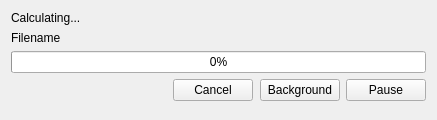
<?xml version="1.0" encoding="UTF-8"?>
<ui version="4.0">
 <class>CDeleteProgressDialog</class>
 <widget class="QWidget" name="CDeleteProgressDialog">
  <property name="geometry">
   <rect>
    <x>0</x>
    <y>0</y>
    <width>437</width>
    <height>120</height>
   </rect>
  </property>
  <property name="windowTitle">
   <string>Form</string>
  </property>
  <layout class="QVBoxLayout" name="verticalLayout">
   <item>
    <widget class="QLabel" name="_lblOperationNameAndSpeed">
     <property name="text">
      <string>Calculating...</string>
     </property>
    </widget>
   </item>
   <item>
    <widget class="QLabel" name="_lblFileName">
     <property name="sizePolicy">
      <sizepolicy hsizetype="Ignored" vsizetype="Preferred">
       <horstretch>0</horstretch>
       <verstretch>0</verstretch>
      </sizepolicy>
     </property>
     <property name="text">
      <string>Filename</string>
     </property>
     <property name="textFormat">
      <enum>Qt::PlainText</enum>
     </property>
    </widget>
   </item>
   <item>
    <widget class="CProgressBarTaskbar" name="_progress">
     <property name="value">
      <number>0</number>
     </property>
    </widget>
   </item>
   <item>
    <layout class="QHBoxLayout" name="horizontalLayout_3">
     <item>
      <spacer name="horizontalSpacer">
       <property name="orientation">
        <enum>Qt::Horizontal</enum>
       </property>
       <property name="sizeHint" stdset="0">
        <size>
         <width>40</width>
         <height>20</height>
        </size>
       </property>
      </spacer>
     </item>
     <item>
      <widget class="QPushButton" name="_btnCancel">
       <property name="text">
        <string>Cancel</string>
       </property>
      </widget>
     </item>
     <item>
      <layout class="QHBoxLayout" name="horizontalLayout_2">
       <item>
        <spacer name="horizontalSpacer_2">
         <property name="orientation">
          <enum>Qt::Horizontal</enum>
         </property>
         <property name="sizeHint" stdset="0">
          <size>
           <width>1</width>
           <height>20</height>
          </size>
         </property>
        </spacer>
       </item>
       <item>
        <widget class="QPushButton" name="_btnBackground">
         <property name="text">
          <string>Background</string>
         </property>
        </widget>
       </item>
       <item>
        <widget class="QPushButton" name="_btnPause">
         <property name="text">
          <string>Pause</string>
         </property>
        </widget>
       </item>
      </layout>
     </item>
    </layout>
   </item>
   <item>
    <spacer name="verticalSpacer">
     <property name="orientation">
      <enum>Qt::Vertical</enum>
     </property>
     <property name="sizeHint" stdset="0">
      <size>
       <width>20</width>
       <height>40</height>
      </size>
     </property>
    </spacer>
   </item>
  </layout>
 </widget>
 <customwidgets>
  <customwidget>
   <class>CProgressBarTaskbar</class>
   <extends>QProgressBar</extends>
   <header location="global">taskbarprogress/cprogressbartaskbar.h</header>
  </customwidget>
 </customwidgets>
 <resources/>
 <connections/>
</ui>
